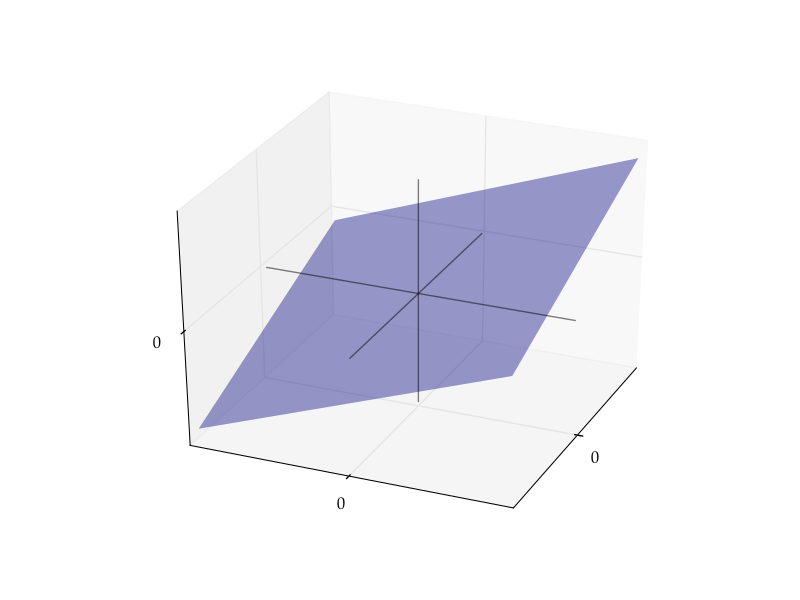

Write Python code to recreate this figure.
import numpy as np
import matplotlib.pyplot as plt
from matplotlib import cm
from mpl_toolkits.mplot3d import Axes3D
from scipy.interpolate import interp2d

from matplotlib import rc
rc('font',**{'family':'serif','serif':['Palatino']})
rc('text', usetex=True)

# Set up

c1, c2 = 0.4, -0.5

# Fixed linear function, to generate a plane

def f(x, y):
    return c1 * x + c2 * y

x_min, x_max = -10, 10
y_min, y_max = -10, 10

gs = 3
z = np.linspace(x_min, x_max, gs)
x = np.zeros(gs)
y = np.zeros(gs)

fig = plt.figure()
ax = fig.add_subplot(1, 1, 1, projection='3d')

ax.set_xlim((x_min, x_max))
ax.set_ylim((x_min, x_max))
ax.set_zlim((x_min, x_max))

# Add axes
ax.set_xticks((0,))
ax.set_yticks((0,))
ax.set_zticks((0,))
ax.plot(x, y, z, 'k-', lw=1, alpha=0.5)
ax.plot(z, x, y, 'k-', lw=1, alpha=0.5)
ax.plot(y, z, x, 'k-', lw=1, alpha=0.5)

# Draw the plane
grid_size = 2
xr2 = np.linspace(x_min, x_max, grid_size)
yr2 = np.linspace(y_min, y_max, grid_size)
x2, y2 = np.meshgrid(xr2, yr2)
z2 = f(x2, y2)
ax.plot_surface(x2, y2, z2, rstride=1, cstride=1, cmap=cm.jet,
        linewidth=0, antialiased=True, alpha=0.4)

plt.show()
